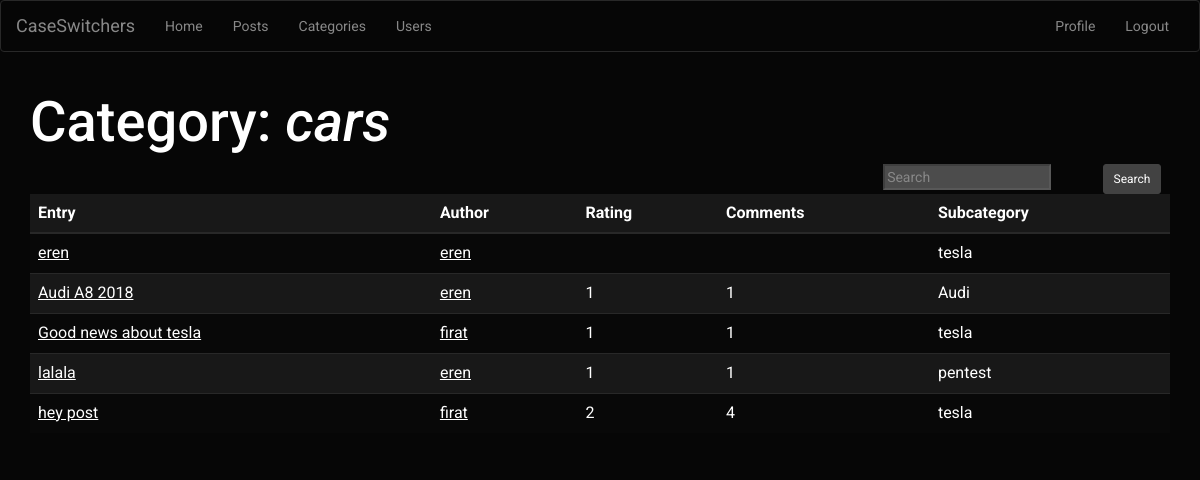
/categoryposts.php?id=3 (signed in), run on the app's committed database.
### tables this page shows
CREATE TABLE `category` (
  `ID` int(11) NOT NULL,
  `categoryname` varchar(45) NOT NULL
);

CREATE TABLE `postcategory` (
  `p_id` int(11) NOT NULL,
  `c_id` int(11) NOT NULL,
  `s_id` int(11) NOT NULL
);

CREATE TABLE `post` (
  `postID` int(11) NOT NULL,
  `topicname` varchar(45) NOT NULL
);

CREATE TABLE `user` (
  `userID` int(11) NOT NULL,
  `username` varchar(45) NOT NULL,
  `password` varchar(45) NOT NULL,
  `name` varchar(45) DEFAULT NULL,
  `surname` varchar(45) DEFAULT NULL,
  `email` varchar(45) NOT NULL,
  `userlevel` varchar(45) NOT NULL,
  `date_of_registration` timestamp NOT NULL DEFAULT CURRENT_TIMESTAMP ON UPDATE CURRENT_TIMESTAMP,
  `avatarloc` varchar(45) DEFAULT NULL,
  `profile_info` tinytext
);

CREATE TABLE `subcategory` (
  `sub_id` int(11) NOT NULL,
  `c_id` int(11) NOT NULL,
  `subcategoryname` varchar(45) NOT NULL
);

### public_html/session.php (called while the page is built, shortened)
<?php
    include("connection.php");
    $user_check = $_SESSION['login_user'];
   $ses_sql = mysqli_query($db, "SELECT * FROM user WHERE username = '$user_check'");
   $row = mysqli_fetch_array($ses_sql, MYSQLI_ASSOC);
   $login_id = $row['userID'];
?>

### public_html/categoryposts.php (the view, shortened to what this page needs)
<?php
    include("session.php");
    $categoryid = mysqli_real_escape_string($db,$_GET['id']);
    $query = "SELECT * FROM Category WHERE ID = $categoryid";
    $result = $db->query($query);
    $row = mysqli_fetch_array($result, MYSQLI_ASSOC);
    $categoryname = $row["categoryname"];
?>
<html>
<head>
    <link rel="stylesheet" href="assets/bootstrap/css/bootstrap.min.css">
    <link rel="stylesheet" href="assets/css/user.css">
</head>
<body>
    <nav class="navbar navbar-default">
        <div class="container-fluid">
            <div class="navbar-header">
                <a class="navbar-brand navbar-link" href="index.php">CaseSwitchers </a></div>
            <div class="collapse navbar-collapse" id="navcol-1">
                <ul class="nav navbar-nav">
                    <li role="presentation"><a href="index.php">Home </a></li>
                    <li role="presentation"><a href="posts.php">Posts </a></li>
                    <li role="presentation"><a href="categories.php">Categories </a></li>
                    <li role="presentation"><a href="users.php">Users </a></li>
                </ul>
                <ul class="nav navbar-nav navbar-right">
                <?php
                    if(isset($_SESSION['login_user']))
                    {
                        echo '<li role="presentation"><a href="profile.php?id='.$login_id.'">Profile </a></li>';
                        echo '<li role="presentation"><a href="logout.php">Logout </a></li>';
                    }
                ?>
                </ul>
            </div>
        </div>
    </nav>
    <div class="container">
        <div class="row">
            <div class="col-md-12">
                <h1>Category: <em><?php echo $categoryname; ?></em></h1></div>
        </div>
        <div class="row">
            <div class="col-sm-3 col-sm-offset-9">
                <div class="row">
                    <div class="col-sm-8 col-sm-pull-1">
                        <input type="search" name="Search" value="Search" disabled="">
                    </div>
                    <div class="col-sm-4">
                        <button class="btn btn-default btn-sm" type="button">Search </button>
                    </div>
                </div>
            </div>
        </div>
    </div>
    <div class="container">
        <div class="row">
            <div class="col-md-12">
                <div class="table-responsive">
                    <table class="table table-striped">
                        <thead>
                            <tr>
                                <th>Entry</th>
                                <th>Author </th>
                                <th>Rating </th>
                                <th>Comments </th>
                                <th>Subcategory </th>
                            </tr>
                        </thead>
                        <tbody>
                            <?php
                                $query = "SELECT * FROM PostCategory, Entry WHERE c_id = $categoryid and p_id = entryID ORDER BY creationdate DESC";
                                $result = $db->query($query);
                                while( $rowloop = mysqli_fetch_array($result, MYSQLI_ASSOC))
                                {
                                    $postid = $rowloop["p_id"];
                                    $subid = $rowloop["s_id"];
                                    $query = "SELECT * FROM Subcategory WHERE sub_id = $subid";
                                    $result2 = $db->query($query);
                                    $row = mysqli_fetch_array($result2, MYSQLI_ASSOC);
                                    $subcategoryname = $row["subcategoryname"];
                                    $query = "SELECT * FROM Post WHERE postID = $postid";
                                    $result3 = $db->query($query);
                                    $row = mysqli_fetch_array($result3, MYSQLI_ASSOC);
                                    $posttitle = $row["topicname"];
                                    $query = "SELECT * FROM Owns, User WHERE e_id = $postid AND u_id = userID";
                                    $result4 = $db->query($query);
                                    $row = mysqli_fetch_array($result4, MYSQLI_ASSOC);
                                    $ownername = $row["username"];
                                    $ownerid = $row["u_id"];
                                    $query6 = "SELECT e_id, sum(rating) as entryrating FROM Rates WHERE e_id = '$postid' GROUP BY e_id";
                                    $result6 = $db->query($query6);
                                    $row6 = $result6->fetch_assoc();
                                    $entryrating = $row6["entryrating"];
                                    $query2 = "SELECT count(c_id) as commentcount FROM PostComments WHERE p_id = $postid GROUP BY p_id";
                                    $result2 = $db->query($query2);
                                    $row2 = mysqli_fetch_array($result2, MYSQLI_ASSOC);
                                    $commentcount = $row2["commentcount"];
                                    echo '<tr>
                                            <td><a href="showpost.php?id='.$postid.'">'.$posttitle.'</a></td>
                                            <td><a href="profile.php?id='.$ownerid.'">'.$ownername.'</a></td>
                                            <td>'.$entryrating.'</td>
                                            <td>'.$commentcount.'</td>
                                            <td>'.$subcategoryname.'</td>
                                            </tr>';
                                }
                            ?>
                        </tbody>
                    </table>
                </div>
            </div>
        </div>
    </div>
</body>
</html>

### data on the page
category: categoryname "cars"
postcategory: p.topicname "eren", user.username "eren", subcategory.subcategoryname "tesla"
postcategory: p.topicname "Audi A8 2018", user.username "eren", entryrating "1", commentcount "1", subcategory.subcategoryname "Audi"
postcategory: p.topicname "Good news about tesla", user.username "firat", entryrating "1", commentcount "1", subcategory.subcategoryname "tesla"
postcategory: p.topicname "lalala", user.username "eren", entryrating "1", commentcount "1", subcategory.subcategoryname "pentest"
postcategory: p.topicname "hey post", user.username "firat", entryrating "2", commentcount "4", subcategory.subcategoryname "tesla"
